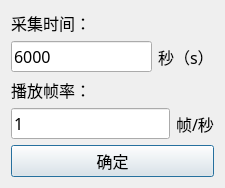
<?xml version="1.0" encoding="UTF-8"?>
<ui version="4.0">
 <class>dialog</class>
 <widget class="QDialog" name="dialog">
  <property name="geometry">
   <rect>
    <x>0</x>
    <y>0</y>
    <width>225</width>
    <height>167</height>
   </rect>
  </property>
  <property name="minimumSize">
   <size>
    <width>225</width>
    <height>0</height>
   </size>
  </property>
  <property name="maximumSize">
   <size>
    <width>350</width>
    <height>167</height>
   </size>
  </property>
  <property name="windowTitle">
   <string>录制化学成像视频的参数</string>
  </property>
  <layout class="QVBoxLayout" name="verticalLayout">
   <item>
    <widget class="QLabel" name="label_3">
     <property name="font">
      <font>
       <family>Microsoft YaHei</family>
       <pointsize>12</pointsize>
      </font>
     </property>
     <property name="text">
      <string>采集时间：</string>
     </property>
    </widget>
   </item>
   <item>
    <layout class="QHBoxLayout" name="horizontalLayout_2">
     <item>
      <widget class="QLineEdit" name="lineEdit_video_timelong">
       <property name="font">
        <font>
         <family>Microsoft YaHei</family>
         <pointsize>12</pointsize>
        </font>
       </property>
       <property name="text">
        <string>6000</string>
       </property>
      </widget>
     </item>
     <item>
      <widget class="QLabel" name="label_4">
       <property name="font">
        <font>
         <family>Microsoft YaHei</family>
         <pointsize>12</pointsize>
        </font>
       </property>
       <property name="text">
        <string>秒（s）</string>
       </property>
      </widget>
     </item>
    </layout>
   </item>
   <item>
    <layout class="QHBoxLayout" name="horizontalLayout">
     <item>
      <widget class="QLabel" name="label">
       <property name="font">
        <font>
         <family>Microsoft YaHei</family>
         <pointsize>12</pointsize>
        </font>
       </property>
       <property name="text">
        <string>播放帧率：</string>
       </property>
      </widget>
     </item>
    </layout>
   </item>
   <item>
    <layout class="QHBoxLayout" name="horizontalLayout_3">
     <item>
      <widget class="QLineEdit" name="lineEdit_chemicalfps">
       <property name="font">
        <font>
         <family>Microsoft YaHei</family>
         <pointsize>12</pointsize>
        </font>
       </property>
       <property name="text">
        <string>1</string>
       </property>
      </widget>
     </item>
     <item>
      <widget class="QLabel" name="label_2">
       <property name="font">
        <font>
         <family>Microsoft YaHei</family>
         <pointsize>12</pointsize>
        </font>
       </property>
       <property name="text">
        <string>帧/秒</string>
       </property>
      </widget>
     </item>
    </layout>
   </item>
   <item>
    <widget class="QPushButton" name="pushButton_queding">
     <property name="font">
      <font>
       <family>Microsoft YaHei</family>
       <pointsize>12</pointsize>
      </font>
     </property>
     <property name="text">
      <string>确定</string>
     </property>
    </widget>
   </item>
  </layout>
 </widget>
 <resources/>
 <connections/>
</ui>
